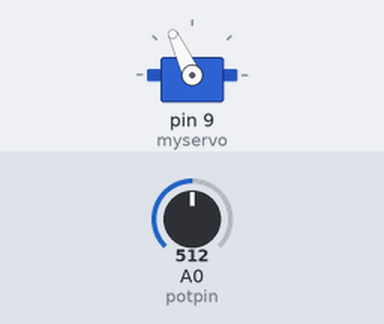
The sketch below on a simulated Arduino Uno, built with avr-gcc and run on an emulated ATmega328P. Shown: servo. The test bench sets the inputs (shaded band); at power-on: A0 (potpin) = 512.

Above: at 1.2 s.
1.3 s: A0 (potpin) set to 716
At 2.5 s:
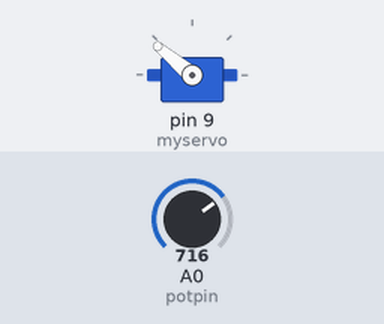
2.8 s: A0 (potpin) set to 900
At 3.9 s:
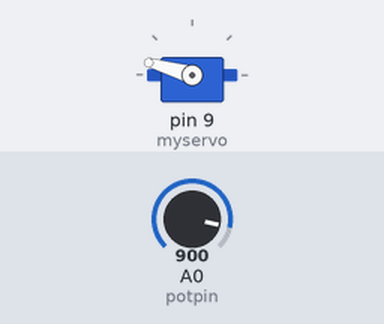
4.3 s: A0 (potpin) set to 1023
At 5.3 s:
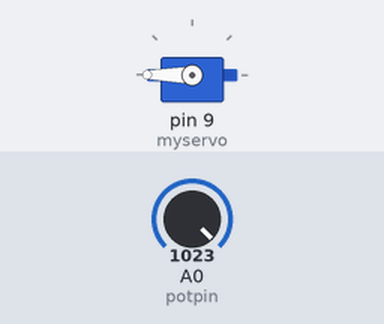
5.8 s: A0 (potpin) set to 306
At 6.7 s:
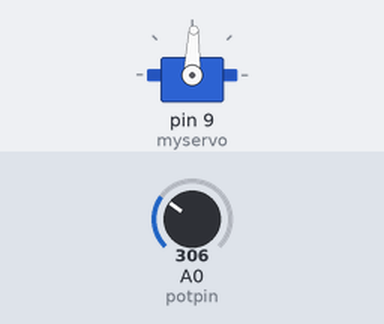
7.3 s: A0 (potpin) set to 122
At 8.1 s:
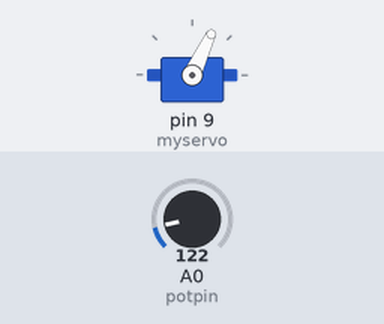
Timing chart, 0 to 9.8 s (numbered marks = the images above; inputs shaded):
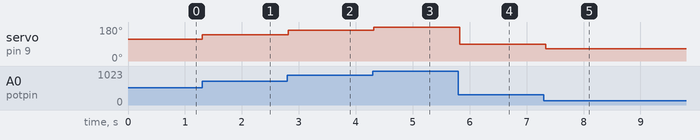

The sketch:

Pot_Code.ino
```cpp
#include <Servo.h>  // add servo library

Servo myservo;  // create servo object to control a servo

int potpin = 0;  // analog pin used to connect the potentiometer
int val;    // variable to read the value from the analog pin

void setup() {
  myservo.attach(9);  // attaches the servo on pin 9 to the servo object
}

void loop() {
  val = analogRead(potpin);            // reads the value of the potentiometer (value between 0 and 1023)
  val = map(val, 0, 1023, 50, 180);     // scale it to use it with the servo (value between 0 and 180)
  myservo.write(val);                  // sets the servo position according to the scaled value
  delay(50);                           // waits for the servo to get there
}

/***************************************************************************************
*    Title: Servo Motor Control with Potentiometer
*    Author: SmartTronics
*    Date: September 8, 2019
*    Code version: Apache 2.0(? I'm not too sure if this is the code version or not)
*    Availability: Arduino Project Hub
*
***************************************************************************************/
```

Measured:
- after the input at 1.3 s, servo on pin 9 (myservo): 115° → 140° at once
- after the input at 2.8 s, servo on pin 9 (myservo): 140° → 164° at once
- after the input at 4.3 s, servo on pin 9 (myservo): 164° → 180° at once
- after the input at 5.8 s, servo on pin 9 (myservo): 180° → 88° at once
- after the input at 7.3 s, servo on pin 9 (myservo): 88° → 65° at once
